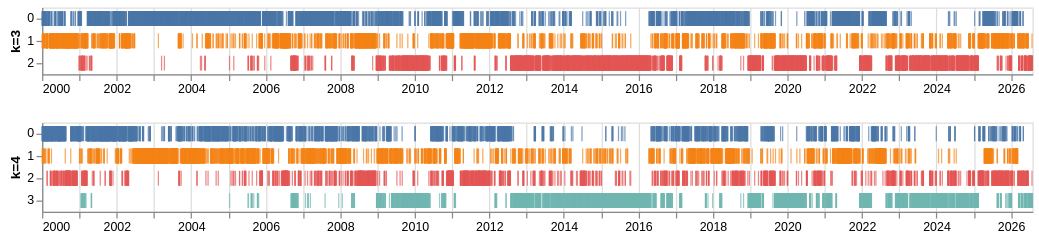

The cell this chart's notebook holds for it:
### Markdown cell above
Regime strip for every k, one row per k.

### Code cell
regime_strips(results)

### Figure 1 — Vega specification as saved in the notebook (floating-point values rounded to 4 significant figures; data arrays with more than 128 entries replaced by an {"elided": "..."} marker saying what was removed)
{"$schema": "https://vega.github.io/schema/vega/v6.json", "data": [{"name": "source_0", "values": {"elided": "9709 records"}, "transform": [{"type": "formula", "expr": "toDate(datum['date'])", "as": "date"}]}, {"name": "source_1", "values": {"elided": "9709 records"}, "transform": [{"type": "formula", "expr": "toDate(datum['date'])", "as": "date"}]}, {"name": "source_0_concat_0_y_domain_regime", "values": [{"regime": "0"}, {"regime": "1"}, {"regime": "2"}]}, {"name": "source_0_concat_0_color_domain_regime", "values": [{"regime": "0"}, {"regime": "1"}, {"regime": "2"}]}, {"name": "source_1_concat_1_y_domain_regime", "values": [{"regime": "1"}, {"regime": "0"}, {"regime": "2"}, {"regime": "3"}]}, {"name": "source_1_concat_1_color_domain_regime", "values": [{"regime": "1"}, {"regime": "0"}, {"regime": "2"}, {"regime": "3"}]}], "signals": [{"name": "concat_0_height", "value": 54}, {"name": "concat_1_height", "value": 72}], "marks": [{"type": "group", "name": "concat_0_group", "encode": {"update": {"height": {"signal": "concat_0_height"}, "width": {"signal": "width"}}}, "marks": [{"type": "rect", "name": "concat_0_marks", "from": {"data": "source_0"}, "encode": {"update": {"fill": {"field": "regime", "scale": "concat_0_color"}, "xc": {"field": "date", "scale": "concat_0_x"}, "opacity": {"value": 0.7}, "height": {"value": 12}, "width": {"value": 1}, "yc": {"field": "regime", "scale": "concat_0_y", "band": 0.5}}}, "style": ["tick"]}], "axes": [{"scale": "concat_0_x", "labels": false, "ticks": false, "minExtent": 0, "maxExtent": 0, "gridScale": "concat_0_y", "zindex": 0, "tickCount": {"signal": "ceil(width/40)"}, "orient": "bottom", "grid": true, "domain": false, "aria": false}, {"scale": "concat_0_x", "labelFlush": true, "tickCount": {"signal": "ceil(width/40)"}, "zindex": 0, "orient": "bottom", "labelOverlap": true, "grid": false}, {"scale": "concat_0_y", "title": "k=3", "zindex": 0, "orient": "left", "grid": false}], "style": "cell"}, {"type": "group", "name": "concat_1_group", "encode": {"update": {"height": {"signal": "concat_1_height"}, "width": {"signal": "width"}}}, "marks": [{"type": "rect", "name": "concat_1_marks", "from": {"data": "source_1"}, "encode": {"update": {"xc": {"field": "date", "scale": "concat_1_x"}, "fill": {"field": "regime", "scale": "concat_1_color"}, "opacity": {"value": 0.7}, "yc": {"field": "regime", "scale": "concat_1_y", "band": 0.5}, "height": {"value": 12}, "width": {"value": 1}}}, "style": ["tick"]}], "axes": [{"scale": "concat_1_x", "domain": false, "grid": true, "zindex": 0, "orient": "bottom", "aria": false, "gridScale": "concat_1_y", "minExtent": 0, "tickCount": {"signal": "ceil(width/40)"}, "labels": false, "maxExtent": 0, "ticks": false}, {"scale": "concat_1_x", "zindex": 0, "grid": false, "orient": "bottom", "labelFlush": true, "labelOverlap": true, "tickCount": {"signal": "ceil(width/40)"}}, {"scale": "concat_1_y", "orient": "left", "title": "k=4", "zindex": 0, "grid": false}], "style": "cell"}], "scales": [{"name": "concat_0_x", "type": "time", "domain": {"data": "source_0", "field": "date"}, "range": [0, {"signal": "width"}]}, {"name": "concat_0_y", "type": "band", "domain": {"data": "source_0_concat_0_y_domain_regime", "field": "regime", "sort": true}, "range": [0, {"signal": "concat_0_height"}], "paddingOuter": 0.125, "paddingInner": 0.25}, {"name": "concat_0_color", "type": "ordinal", "domain": {"data": "source_0_concat_0_color_domain_regime", "field": "regime", "sort": true}, "range": "category"}, {"name": "concat_1_x", "type": "time", "domain": {"data": "source_1", "field": "date"}, "range": [0, {"signal": "width"}]}, {"name": "concat_1_y", "type": "band", "domain": {"data": "source_1_concat_1_y_domain_regime", "field": "regime", "sort": true}, "range": [0, {"signal": "concat_1_height"}], "paddingInner": 0.25, "paddingOuter": 0.125}, {"name": "concat_1_color", "type": "ordinal", "domain": {"data": "source_1_concat_1_color_domain_regime", "field": "regime", "sort": true}, "range": "category"}], "layout": {"padding": 20, "columns": 1, "bounds": "full", "align": "each"}, "background": "white", "padding": 5, "width": 800}
